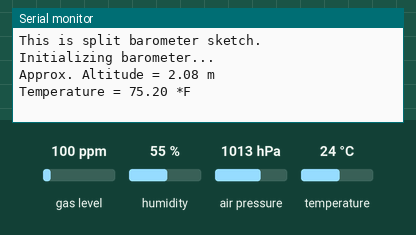
A sketch run on a simulated Arduino Uno, built with avr-gcc and run on an emulated ATmega328P. Shown: the last lines printed to the serial monitor. The test bench sets the inputs (shaded band); at power-on: air pressure 1013 hPa, temperature 24 °C, gas level 100 ppm, humidity 55 %.

Above: at 1.2 s.
1.3 s: air pressure set to 952 hPa
At 4.0 s:
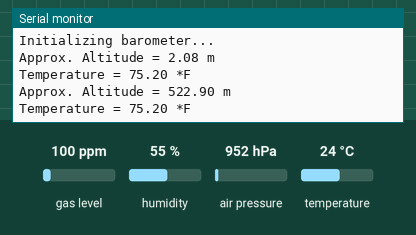
4.5 s: temperature set to 12 °C
At 7.4 s:
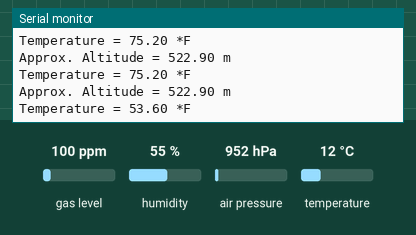
7.7 s: air pressure set to 975 hPa
At 10.7 s:
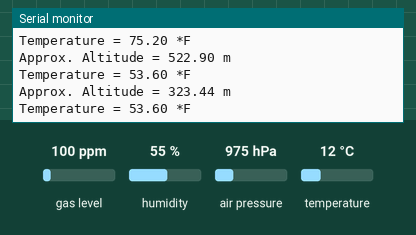
Timing chart, 0 to 12.2 s (numbered marks = the images above; inputs shaded):
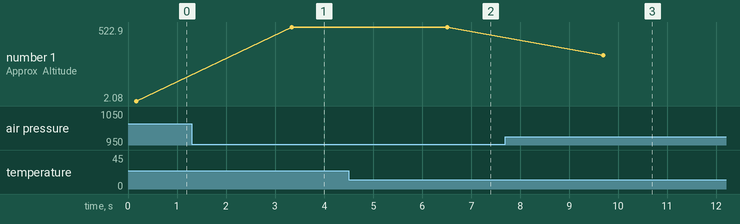

The sketch:

test_split_sketch.ino
```cpp
#include "barometer.h"

void setup() {
  Serial.begin(9600);
  Serial.println("This is split barometer sketch.");
  Serial.println("Initializing barometer...");
  initializeBarometer();
}

void loop() {
  printElevation();
  printTemp();
  delay(3000);
}
```

barometer.cpp
```cpp
#include "barometer.h"
#include <Arduino.h>
#include <SPI.h>
#include <Wire.h>
#include <Adafruit_Sensor.h>
#include "Adafruit_BMP3XX.h"

Adafruit_BMP3XX bmp;

#define SEALEVELPRESSURE_HPA (1013.25)

const int analogInput = A0;
int elevation;

void initializeBarometer() {
  if (!bmp.begin_I2C()) {   // hardware I2C mode, can pass in address & alt Wire
    //if (! bmp.begin_SPI(BMP_CS)) {  // hardware SPI mode
    //if (! bmp.begin_SPI(BMP_CS, BMP_SCK, BMP_MISO, BMP_MOSI)) {  // software SPI mode
    Serial.println("Could not find a valid BMP3 sensor, check wiring!");
    Serial.println("Infinite loop time...");
    while (1);

    bmp.setTemperatureOversampling(BMP3_OVERSAMPLING_8X);
    bmp.setPressureOversampling(BMP3_OVERSAMPLING_4X);
    bmp.setIIRFilterCoeff(BMP3_IIR_FILTER_COEFF_3);
    bmp.setOutputDataRate(BMP3_ODR_50_HZ);

  }
}


void printElevation() {
  if (! bmp.performReading()) {
    Serial.println("Failed to perform reading :(");
    return;
  }
  delay(10);
  Serial.print("Approx. Altitude = ");
  Serial.print(bmp.readAltitude(SEALEVELPRESSURE_HPA));
  delay(10);
  Serial.println(" m");
  Serial.println();
}

void printTemp() {
  float tempF = ((bmp.temperature * 1.8) + 32);
  Serial.print("Temperature = ");
  Serial.print(tempF);
  Serial.println(" *F\n\n\n");
}
```

barometer.h
```cpp
#ifndef BAROMETER_H
#define BAROMETER_H

void initializeBarometer();
void printElevation();
void printTemp();


#endif
```

Measured:
- after the input at 1.3 s, the serial monitor: prints a new line after 2.0 s (image 1)
- after the input at 4.5 s, the serial monitor: prints a new line after 2.0 s (image 2)
- after the input at 7.7 s, the serial monitor: prints a new line after 2.0 s (image 3)
- plotted number 1: 2.08 → 522.9 after the input at 1.3 s, 522.9 → 323.44 after the input at 7.7 s
